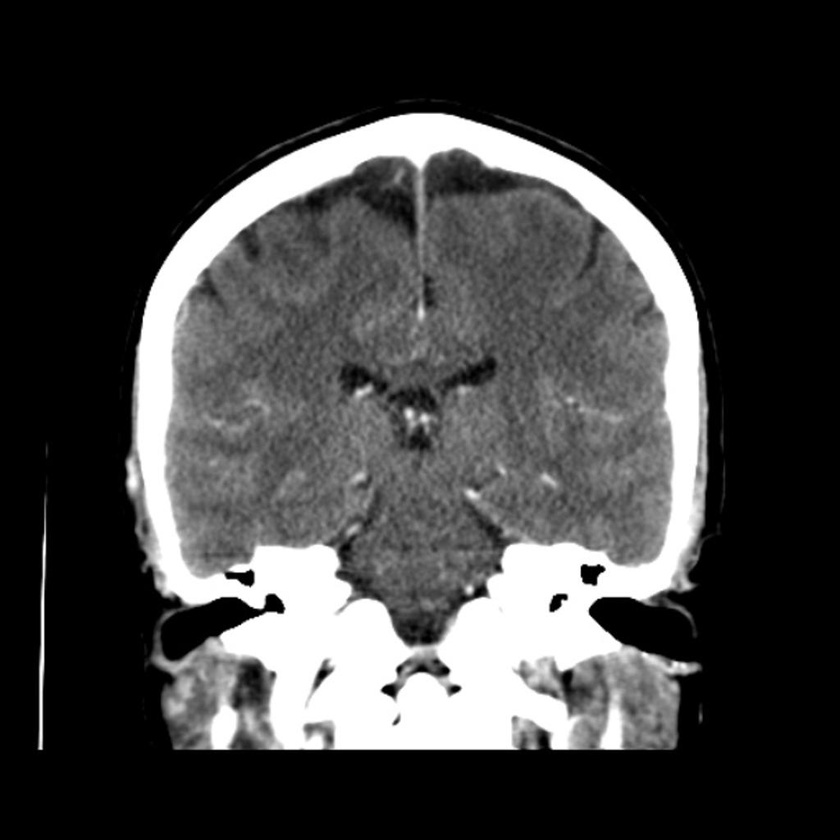
%> input picture matlabCourse/proj1/normal-ct-brain.jpg, 840 x 840 px, shrunk from 1024 x 1024 before the run
$ octave proj1.m   (GNU Octave 9; MATLAB toolbox functions it lacks are replaced by stand-ins)
%> lines starting %> are read from the running program, lines starting %| are printed output that depends on the picture
input = imread('normal-ct-brain.jpg');
%> input is the input picture: size 840x840x3 uint8; min 0, max 255, mean 65
%input = imread('sec.jpg');
grayImage=rgb2gray(input);

figure,
imshow(grayImage);
title('Obraz w skali szarosci');
figure,
imhist(grayImage);
title('Histogram badanego obrazu');
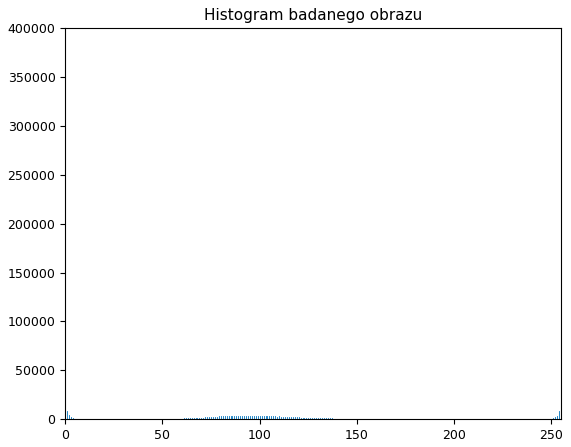
%> figure redrawn from the program's plot data; highest point at x = 0, y = 370088
histGrayImage=imhist(grayImage);
%> histGrayImage = 256 values, max 370088 at index 1, min 137 at index 213, mean 2756.2
meanHistGrayImage = mean(histGrayImage)
%> meanHistGrayImage = 2756.2
minHistGrayImage = min(histGrayImage)
%> minHistGrayImage = 137
maxHistGrayImage = max(histGrayImage)
%> maxHistGrayImage = 370088

figure,
title('Obraz po wyr體naniu histogramu');
grayImageCorrect = histeq(grayImage);
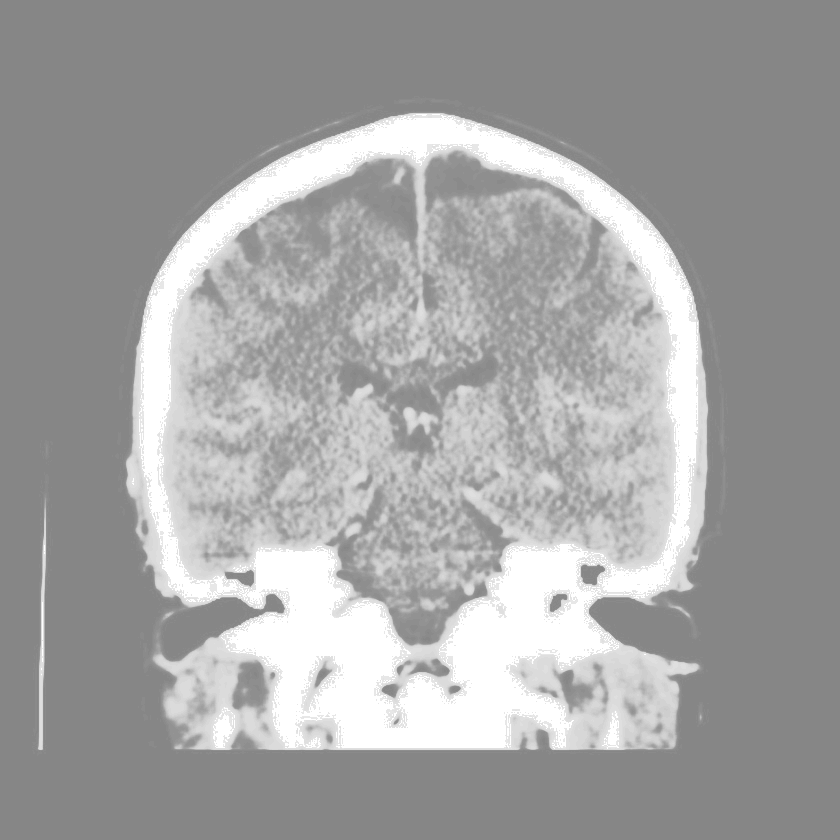
%> grayImageCorrect: size 840x840 uint8; min 134, max 255, mean 163.7
imshow(grayImageCorrect);

figure,
title('Wyr體nany histogram badanego obrazu');
imhist(grayImageCorrect);
%> figure, not shown here; highest point at x = 134, y = 378141

for i=1:4
    subplot(2,2,i);
    Y=medfilt2(grayImage,[i*5 i*5]);
    imshow(Y);
    str = sprintf('[%d %d]',i*5,i*5);
    title(str);
end
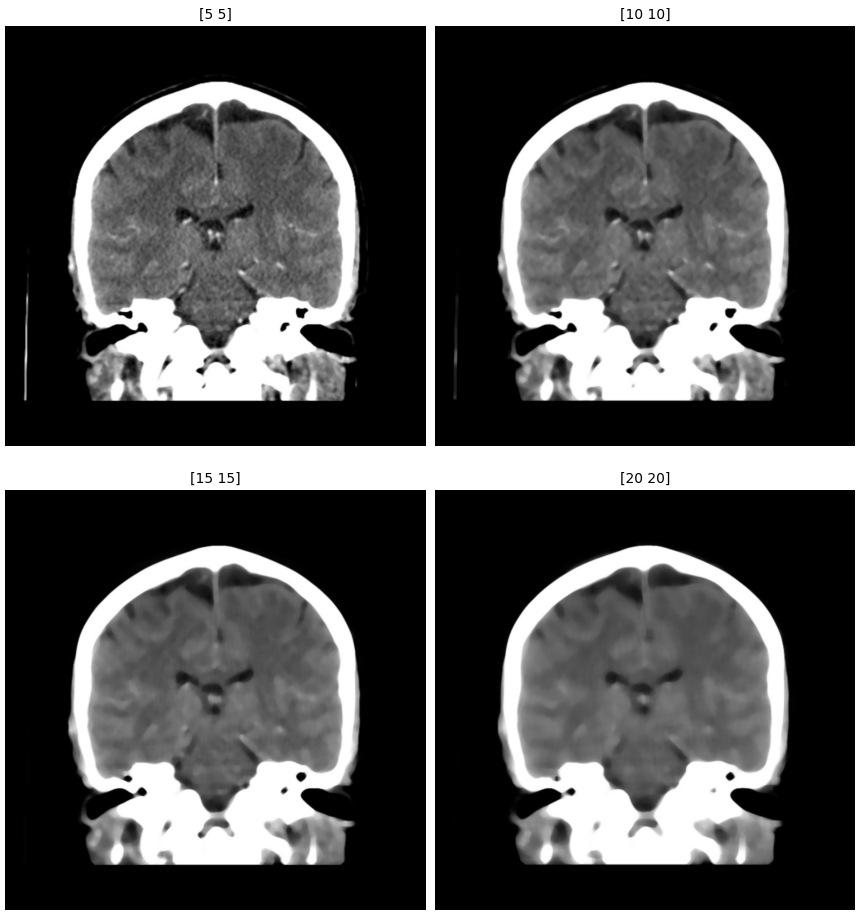
%> figure redrawn from the program's plot data, 4 panels

F=fft2(double(grayImage));
S=fftshift(F);
L=log2(abs(S));
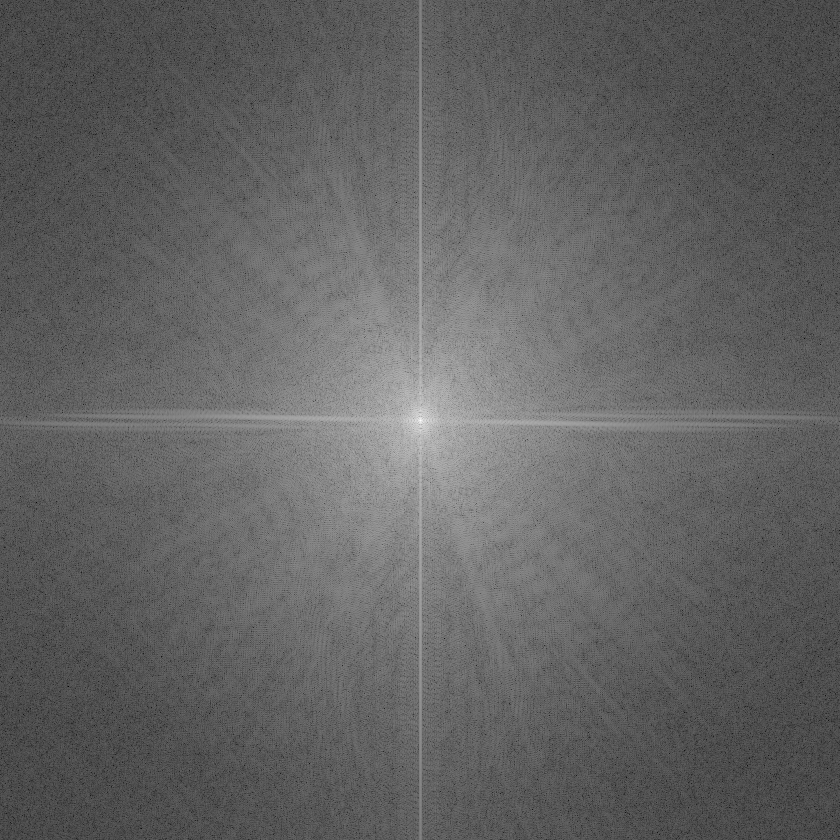
%> L: size 840x840 double; min 0.317, max 25.45, mean 10.1; drawn with min black and max white
A=L;
figure,

imagesc(A)
title('Transformacja Fouriera');
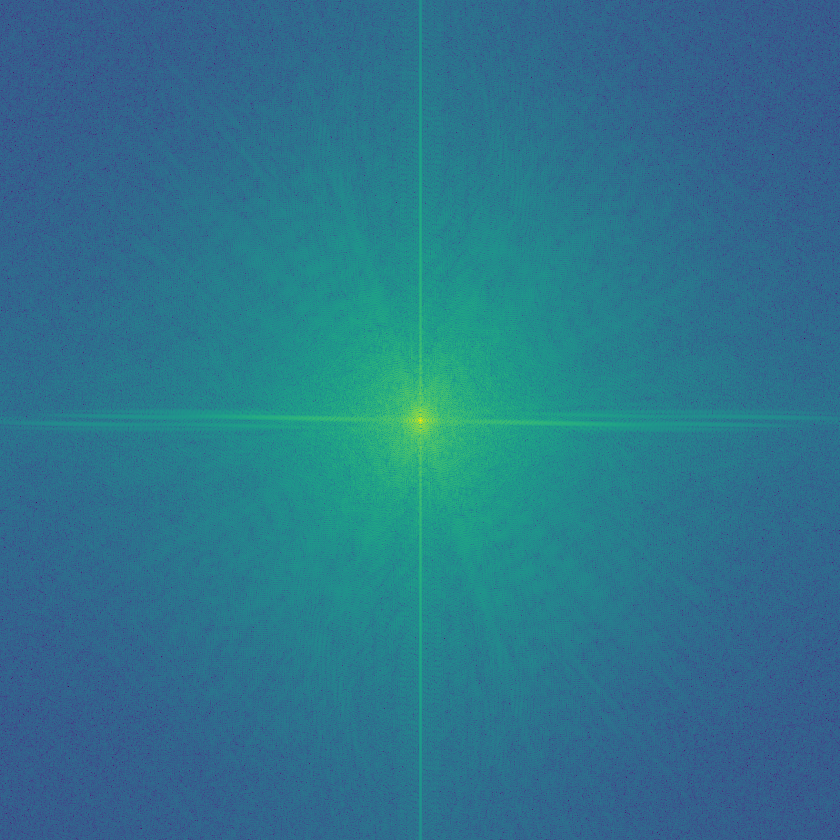
%> displayed picture: size 840x840x3, on the screen's scale of 0 to 255; mean R, G, B 44.4, 116.9, 140.7
figure,

mesh(A);
title('Transformacja Fouriera');
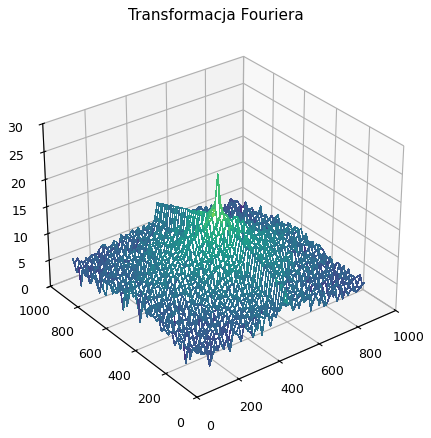
%> figure redrawn from the program's plot data
cosTransImage = dct2(grayImage);
figure,

imshow(log(abs(cosTransImage)),[])
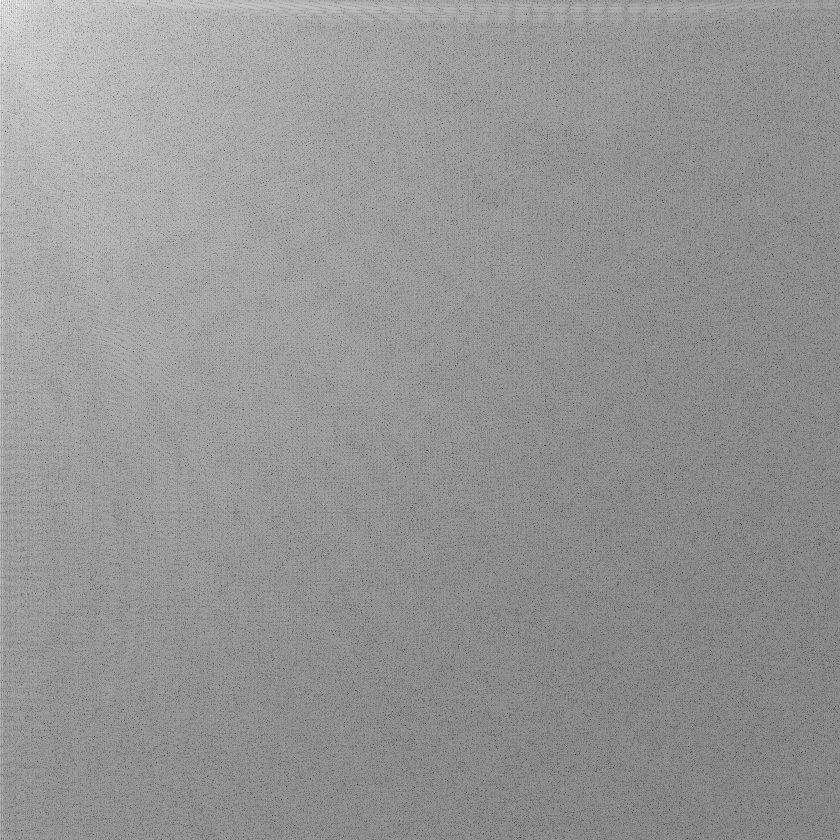
%> displayed picture: size 840x840, on the screen's scale of 0 to 255; min 0, max 255, mean 148.9
title('Transformacja Kosinusowa');

$ run again, with matlabCourse/proj1/sec.jpg copied over matlabCourse/proj1/normal-ct-brain.jpg
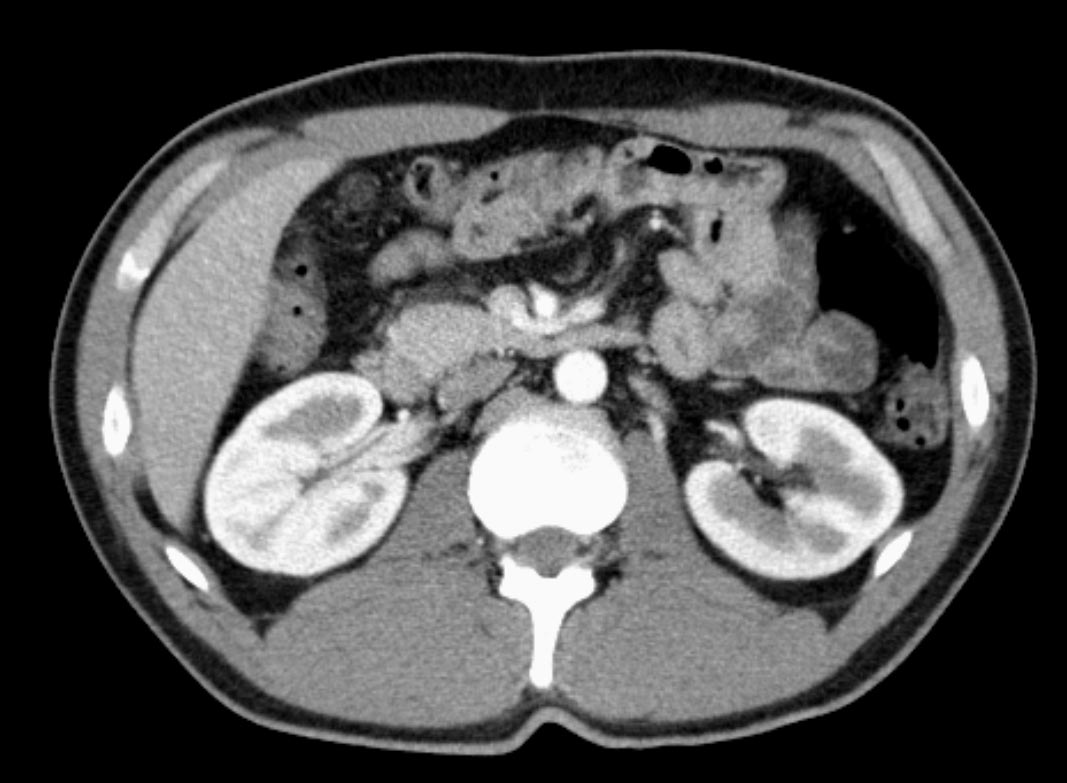
%> input picture matlabCourse/proj1/sec.jpg, 1067 x 783 px
%> input is the input picture: size 783x1067x3 uint8; min 0, max 255, mean 81
%> `title('Histogram badanego obrazu');`:
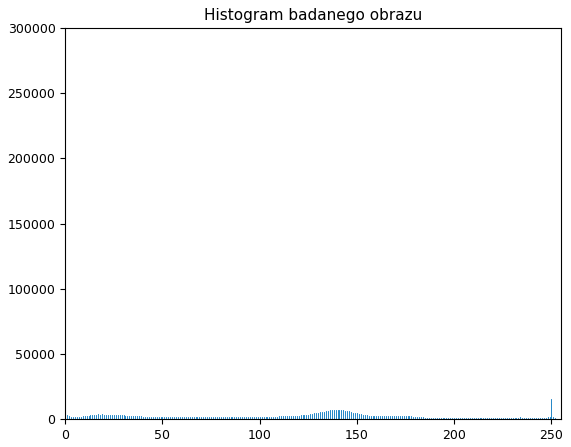
%> figure redrawn from the program's plot data; highest point at x = 0, y = 264802
%> histGrayImage = 256 values, max 264802 at index 1, min 41 at index 256, mean 3263.5
%> meanHistGrayImage = 3263.5
%> minHistGrayImage = 41
%> maxHistGrayImage = 264802
%> `imshow(log(abs(cosTransImage)),[])`:
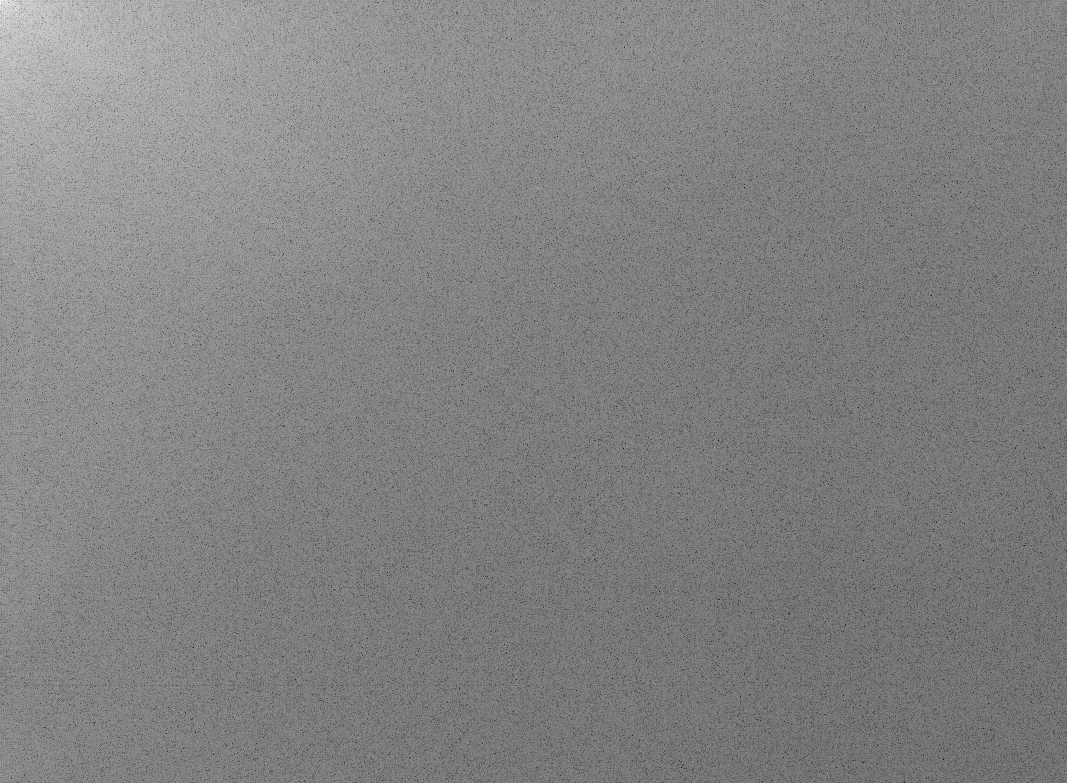
%> displayed picture: size 783x1067, on the screen's scale of 0 to 255; min 0, max 255, mean 129.9
